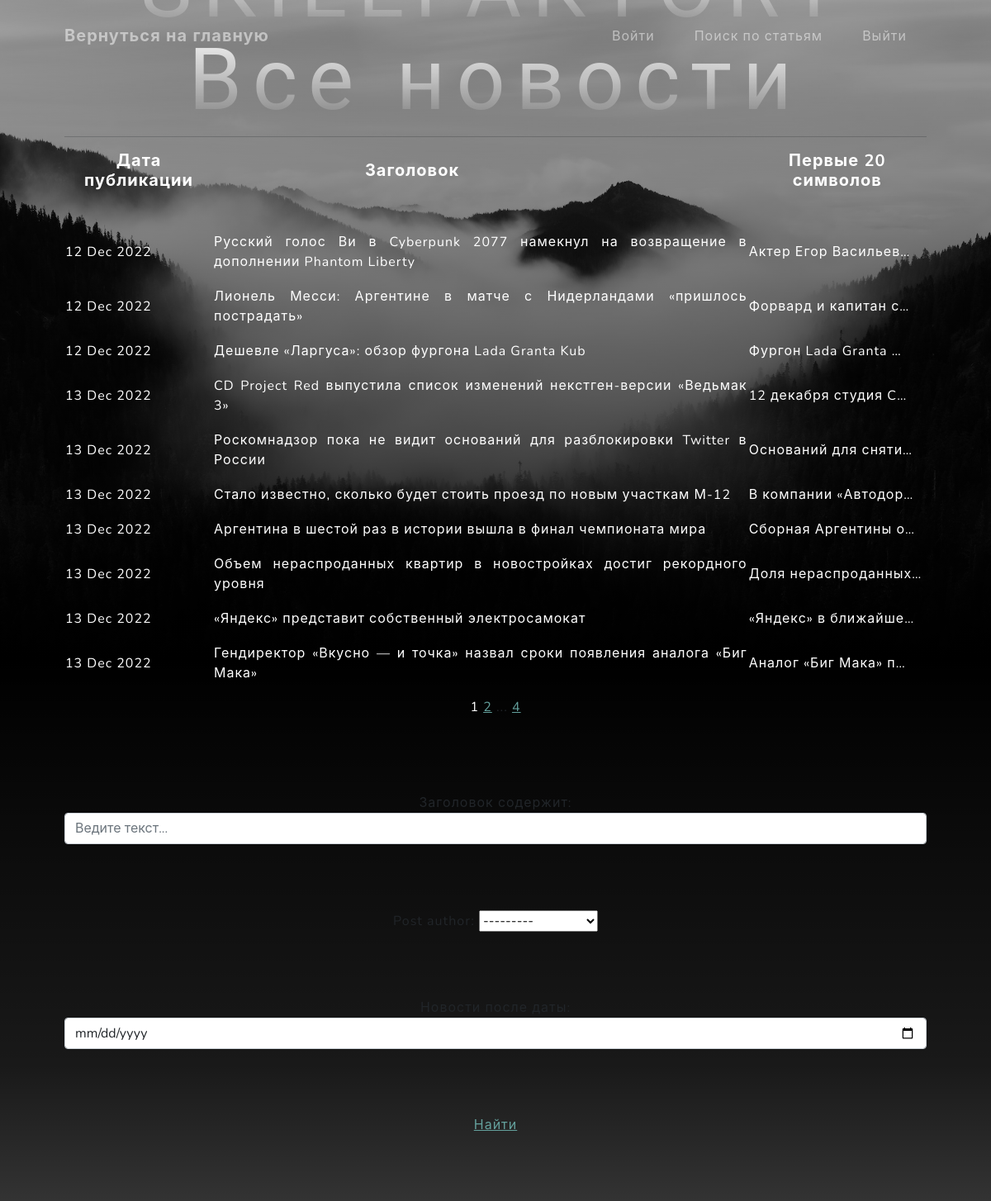
The app's page /news/search/ with its own data.
### news/models.py (models this page shows, shortened)
class Post(models.Model):
    news = "NS"
    papers = "PP"
    event_choose = [(news, "Новость"), (papers, "Статья")]
    post_author = models.ForeignKey(Author, on_delete=models.CASCADE)
    categories = models.ManyToManyField(Category, through=PostCategory)
    time_in_post = models.DateTimeField(auto_now_add=True)
    event = models.CharField(choices=event_choose, max_length=2)
    title = models.CharField(max_length=199)
    post_text = models.TextField()
    post_rating = models.IntegerField(default=0)

### news/views.py (the view)
# urls.py: path('search/', SearchPosts.as_view(), name='search_posts'),
class SearchPosts(ListView):
    paginate_by = 10
    model = Post
    ordering = 'time_in_post'
    template_name = 'search.html'
    context_object_name = 'post'
    def get_queryset(self):
        queryset = super().get_queryset()
        self.filterset = PostFilter(self.request.GET, queryset)
        return self.filterset.qs
    def get_context_data(self, **kwargs):
        context = super().get_context_data(**kwargs)
        context['search_filter'] = self.filterset
        return context

### templates/search.html (shortened to what this page needs)
{% extends 'flatpages/default.html' %}
{% load custom_filters %}
{% block content %}
  <h1>Все новости</h1>
   <hr>
    <span style="color: #ffffff;">
   {% if post %}
       <table>
           <tr>
               <td><h2><strong>Дата публикации</strong></h2><p>&nbsp;</p></td>
               <td><h2><strong>Заголовок</strong></h2><p>&nbsp;</p></td>
               <td><h2><strong>Первые 20 символов</strong></h2><p>&nbsp;</p></td>
           </tr>
           {% for postss in post %}
               <td><p style="text-align: justify;">{{ postss.time_in_post|date:'d M Y'  }}</p></td>
               <td><p style="text-align: justify;">{{ postss.title}}</p></td>
               <td><p style="text-align: justify;">{{ postss.post_text|truncatechars:20 }}</p></td>
           {% endfor %}
      </table>
   {% else %}
       <h2>Новостей нет!</h2>
   {% endif %}</span>
   <span style="color: #ffffff;">{{ page_obj.number }}</span>
   {% if page_obj.has_next %}
       <a href="?page={{ page_obj.next_page_number }}">{{ page_obj.next_page_number }}</a>
       {% if paginator.num_pages != page_obj.next_page_number %}
           ...
           <a href="?page={{ page_obj.paginator.num_pages }}">{{ page_obj.paginator.num_pages }}</a>
       {% endif %}
   {% endif %}
{% endblock content %}
{% block found %}
    <form action="" method="GET">
        {{ search_filter.form.as_p }}
        <a href="" class="sliding-button">Найти</a>
    </form>
{% endblock found %}

### templates/flatpages/default.html (shortened to what this page needs)
<!DOCTYPE html>
<html lang="en">
    <head>
        {% load static %}
        <link href="{% static 'css/styles.css' %}" rel="stylesheet" />
    </head>
    <body id="page-top">
        <nav class="navbar navbar-expand-lg navbar-light fixed-top" id="mainNav">
            <div class="container px-4 px-lg-5">
                <a class="navbar-brand" href="/news">Вернуться на главную</a>
                <div class="collapse navbar-collapse" id="navbarResponsive">
                    <ul class="navbar-nav ms-auto">
                        <li class="nav-item"><a class="nav-link" href="/news/login/">Войти</a></li>
                        <li class="nav-item"><a class="nav-link" href="/news#Поиск">Поиск по статьям</a></li>
                        <li class="nav-item"><a class="nav-link" href="/news/logout/">Выйти</a></li>
                    </ul>
                </div>
            </div>
        </nav>
        <header class="masthead">
            <div class="container px-4 px-lg-5 d-flex h-100 align-items-center justify-content-center">
                <div class="d-flex justify-content-center">
                    <div class="text-center">
                        <h1 class="mx-auto my-0 text-uppercase"> SkillFaktory</h1>
                        <h2 class="text-white mx-auto">{% block content %}{% endblock content %}</h2>
                </div>
        </header>
        <section class="about-section text-center" id="Поиск">
            <div class="container px-4 px-lg-5">
                <div class="row gx-4 gx-lg-5 justify-content-left">{% block found %}{% endblock found %}
                    <div class="col-lg-">
                    </div>
                </div>
            </div>
        </section>
</html>

### records on screen
Post: time_in_post "12 Dec 2022", title "Русский голос Ви в Cyberpunk 2077 намекнул на возвращение в дополнении Phantom Liberty", post_text "Актер Егор Васильев…"
Post: time_in_post "12 Dec 2022", title "Лионель Месси: Аргентине в матче с Нидерландами «пришлось пострадать»", post_text "Форвард и капитан с…"
Post: time_in_post "12 Dec 2022", title "Дешевле «Ларгуса»: обзор фургона Lada Granta Kub", post_text "Фургон Lada Granta …"
Post: time_in_post "13 Dec 2022", title "CD Project Red выпустила список изменений некстген-версии «Ведьмак 3»", post_text "12 декабря студия C…"
Post: time_in_post "13 Dec 2022", title "Роскомнадзор пока не видит оснований для разблокировки Twitter в России", post_text "Оснований для сняти…"
Post: time_in_post "13 Dec 2022", title "Стало известно, сколько будет стоить проезд по новым участкам М-12", post_text "В компании «Автодор…"
Post: time_in_post "13 Dec 2022", title "Аргентина в шестой раз в истории вышла в финал чемпионата мира", post_text "Сборная Аргентины о…"
Post: time_in_post "13 Dec 2022", title "Объем нераспроданных квартир в новостройках достиг рекордного уровня", post_text "Доля нераспроданных…"
Post: time_in_post "13 Dec 2022", title "«Яндекс» представит собственный электросамокат", post_text "«Яндекс» в ближайше…"
Post: time_in_post "13 Dec 2022", title "Гендиректор «Вкусно — и точка» назвал сроки появления аналога «Биг Мака»", post_text "Аналог «Биг Мака» п…"

### other values on screen
{{ page_obj.number }} "1"
{{ page_obj.next_page_number }} "2"
{{ page_obj.paginator.num_pages }} "4"
